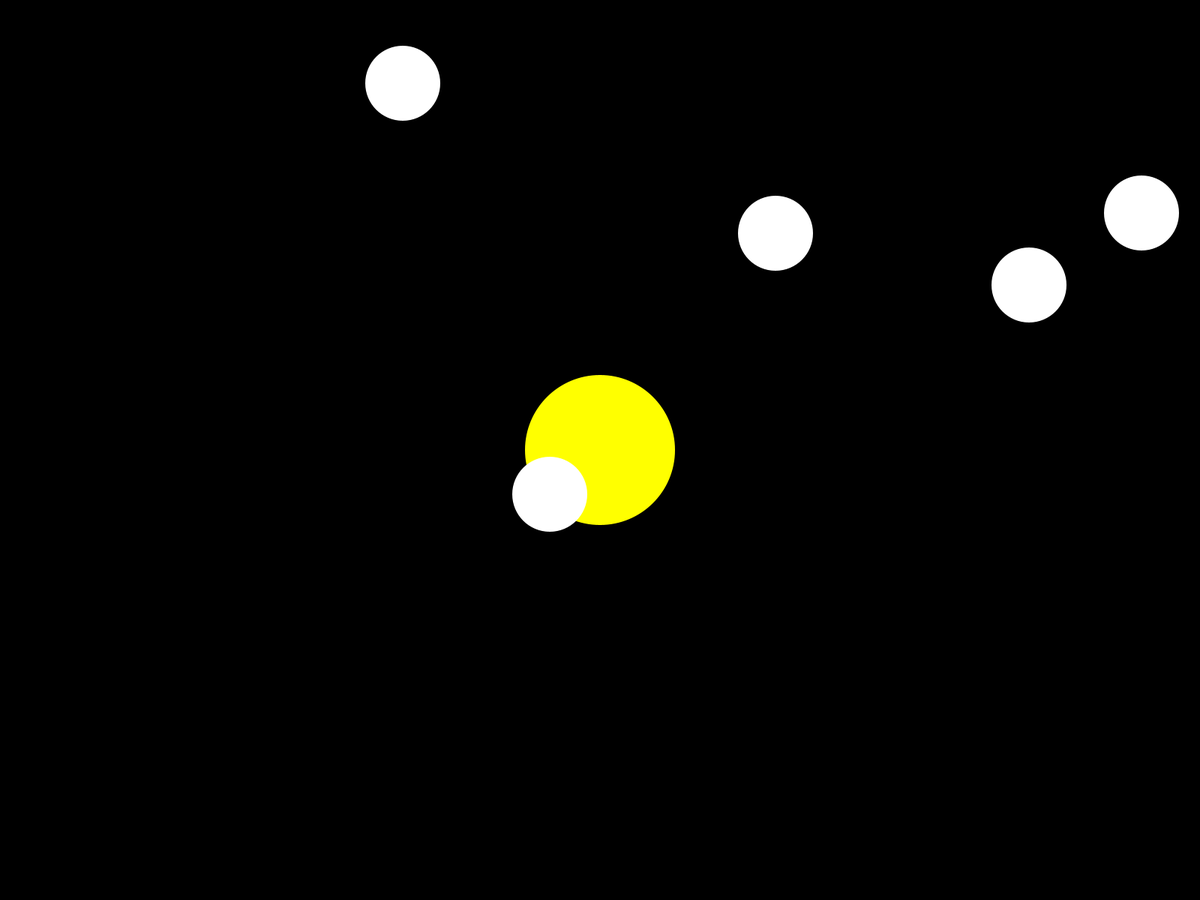
Frame 1 (no input)
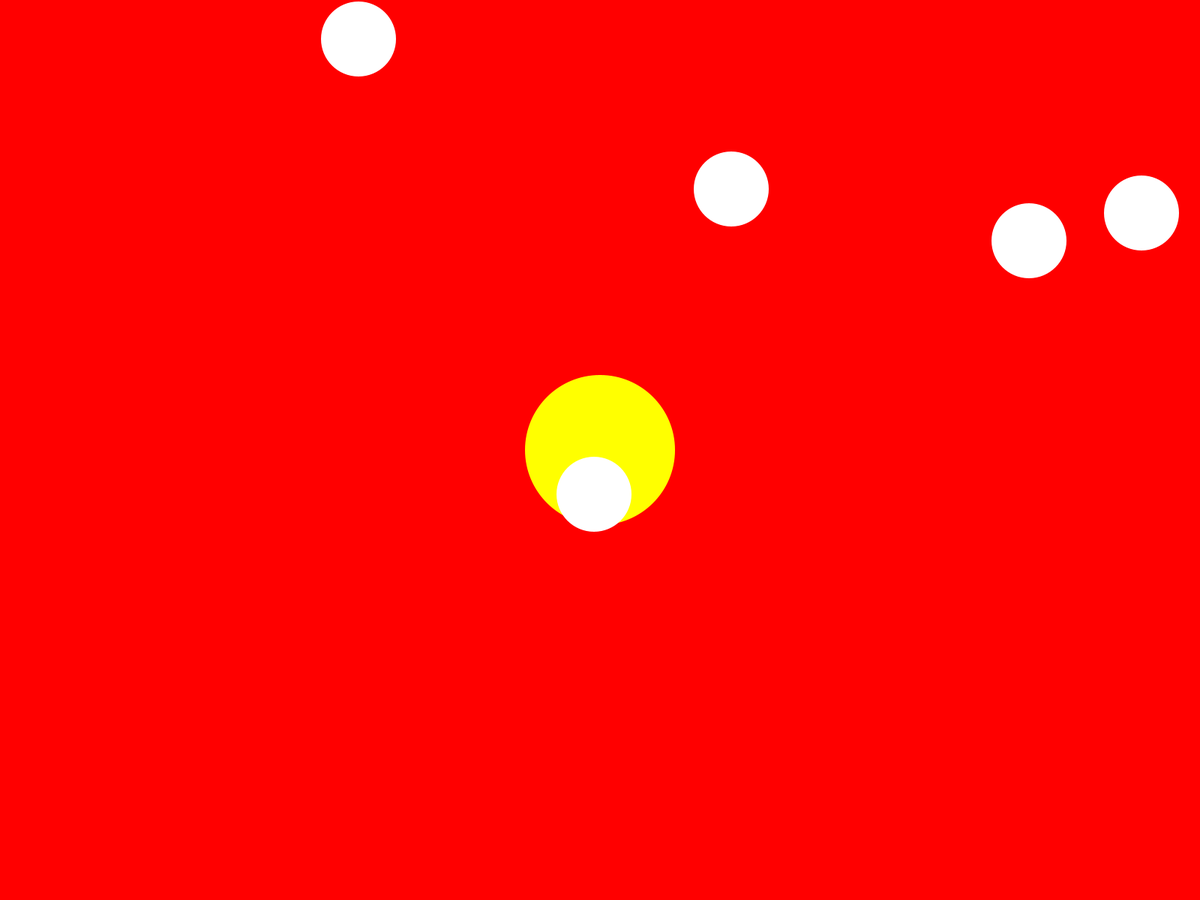
Frame 60 (the mouse pressed at the canvas centre just before this capture)
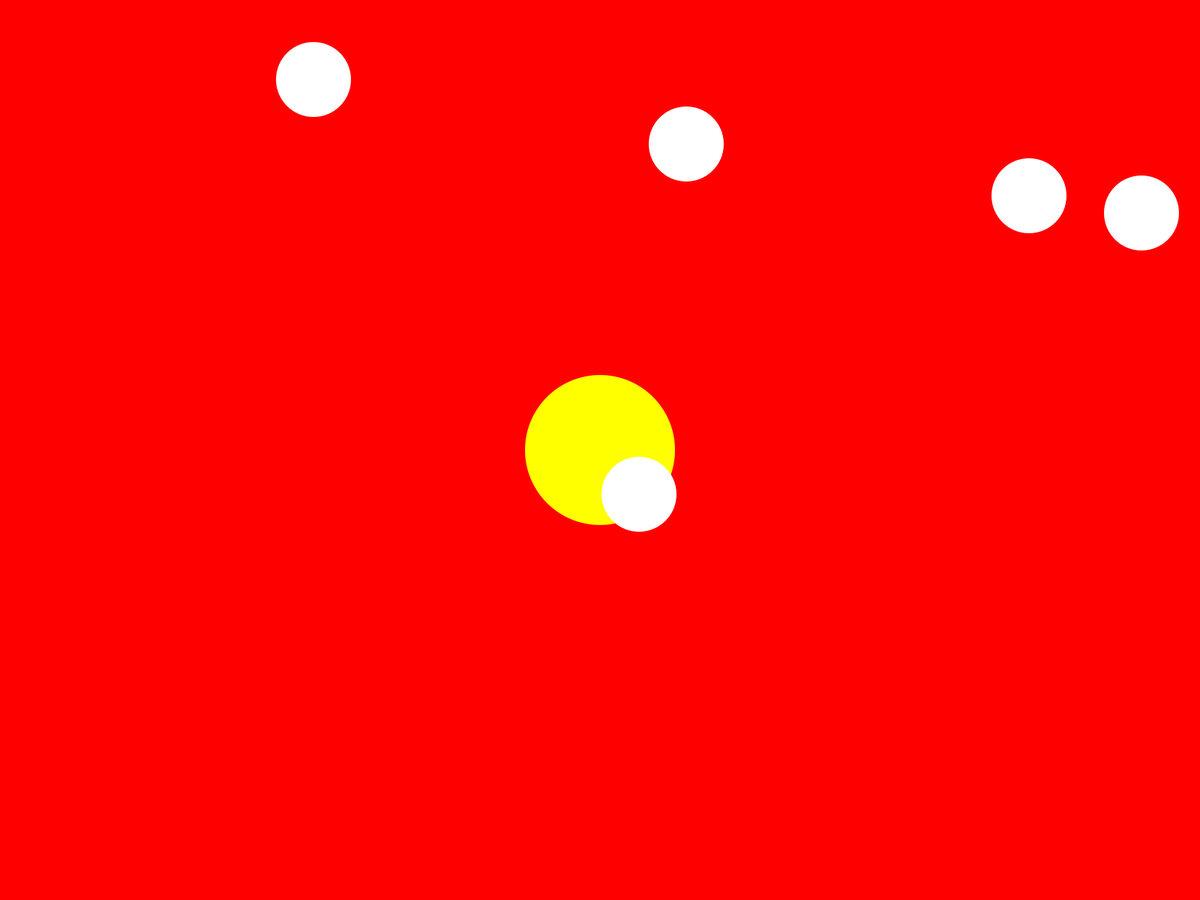
Frame 120 (the mouse held since frame 60 and released just before this capture)

The Processing sketch that drew these frames (run headless with seeded random() and noise(); from frame 60 on, the mouse is pressed at the canvas centre):

// Processing sketch: Destroy
// ── Destroy.pde

InteractableCircleObject player;
ArrayList<InteractableCircleObject> circles;
ArrayList<InteractableCircleObject> projectiles;

color backgroundColor = color(0, 0, 0);


void setup() {
  fullScreen();
  //CREATE THE PLAYER
  //POSITION THEM IN THE CENTER OF THE SCREEN
  //GIVE THEM A RADIUS OF 100 PIXELS
  player = new InteractableCircleObject(width/2, height/2, 100);

  //CHANGE THE DEFAULT COLOR OF THE PLAYER TO YELLOW
  player.SetColor(color(255, 255, 0));

  //SET THE PLAYER SPEED TO 1
  player.SetSpeed(1);

  //CREATE A CONTAINER FOR THE PLAYER'S PROJECTILES
  projectiles = new ArrayList<InteractableCircleObject>();

  //CREATE A CONTAINER FOR CIRCLES TO INTERACT WITH
  circles = new ArrayList<InteractableCircleObject>();

  //CREATE 5 CIRCLES, POSITIONED RANDOMLY
  //GIVE THEM A RADIUS OF 100 PIXELS
  for (int i = 0; i < 5; i++) {
    InteractableCircleObject circle = new InteractableCircleObject(int(random(width)), int(random(height)), 50);
    circles.add(circle);
  }

  //SET ATTRIBUTES FOR EACH CIRCLE
  for (int i = 0; i < circles.size(); i++) {
    //SET ALL CIRCLES TO SPEED OF 1
    circles.get(i).SetSpeed(1);
    //SET DIRECTION FOR CIRCLES TO BE RANDOM
    circles.get(i).SetDirection(int(random(-2, 2)), int(random(-2, 2)));
  }
}

void draw() {
  //SET THE BACKGROUND COLOR TO BLACK, EVERY FRAME
  background(backgroundColor);

  //DISPLAY THE PLAYER
  player.Show();

  //MOVE THE PLAYER IN THEIR CURRENT DIRECTION
  player.Move();

  //SHOW ANY PROJECTILES
  ShowProjectiles();

  //MOVE ANY PROJECTILES CREATED BY PLAYER
  MoveProjectiles();

  //DISPLAY THE CIRCLES
  ShowCircles();

  //MOVE ALL OF THE CIRCLES
  MoveCircles();

  //KEEP CIRCLES ON SCREEN
  KeepCirclesOnScreen();

  //DID PLAYER GET HIT BY A CIRCLE?
  CheckPlayerCollisionWithCircles();

  //DID PLAYER PROJECTILES HIT A CIRCLE?
  CheckProjectileCollisionWithCircles();
}


void ShowProjectiles() {
  for (int i = 0; i < projectiles.size(); i++) {
    projectiles.get(i).Show();
  }
}

void MoveProjectiles() {
  for (int i = 0; i < projectiles.size(); i++) {
    projectiles.get(i).Move();
  }
}

void MovePlayer() {
  if (keyCode == UP) {
    player.SetDirection(0, -1);
  }

  if (keyCode == DOWN) {
    player.SetDirection(0, 1);
  }

  if (keyCode == LEFT) {
    player.SetDirection(-1, 0);
  }

  if (keyCode == RIGHT) {
    player.SetDirection(1, 0);
  }
}

void ShowCircles() {
  for (int i = 0; i < circles.size(); i++) {
    circles.get(i).Show();
  }
}

void MoveCircles() {
  for (int i = 0; i < circles.size(); i++) {
    circles.get(i).Move();
  }
}

void KeepCirclesOnScreen() {
  for (int i = 0; i < circles.size(); i++) {
    if (circles.get(i).x + circles.get(i).radius > width) {
      circles.get(i).directionX = -1;
    }

    if (circles.get(i).x - circles.get(i).radius < 0) {
      circles.get(i).directionX = 1;
    }

    if (circles.get(i).y + circles.get(i).radius > height) {
      circles.get(i).directionY = -1;
    }

    if (circles.get(i).y - circles.get(i).radius < 0) {
      circles.get(i).directionY = 1;
    }
  }
}


void CheckPlayerCollisionWithCircles() {
  for (int i = 0; i < circles.size(); i++) {
    //DID PLAYER HIT A CIRCLE?

    if (player.hitOtherCircle(circles.get(i)) ) {
      //YES? TURN THE SCREEN RED.
      backgroundColor = color(255, 0, 0);
    }
  }
}

void CheckProjectileCollisionWithCircles() {
  for (int i = 0; i < projectiles.size(); i++) {
    //DID PROJECTILE HIT A CIRCLE?
    for (int j = circles.size() -1; j >= 0; j--) {
      if (projectiles.get(i).hitOtherCircle(circles.get(j)) ) {
        //YES? REMOVE THE CIRCLE
        circles.remove(j);
      }
    }
  }
}






void keyPressed() {
  MovePlayer();

  if (key == 's' || key == 'S') {
    //SHOOT A 10 PIXEL PROJECTILE
    InteractableCircleObject projectile = new InteractableCircleObject(player.x, player.y, 10);
    projectile.SetSpeed(10);
    //IF THE PLAYER IS MOVING, SHOOT IN THAT DIRECTION.
    //IF THE PLAYER IS STATIONARY, SHOOT LEFT
    if (player.directionX == 0 && player.directionY == 0) {
      projectile.SetDirection(1, 0);
    } else {
      projectile.SetDirection(player.directionX, player.directionY);
    }
    projectiles.add(projectile);
  }

  //RESET BACKGROUND TO BLACK WHEN SPACE IS PRESSED
  if (key == ' ') {
    backgroundColor = color(0, 0, 0);
  }
}

// ── InteractableCircleObject.pde
class InteractableCircleObject {
  int x;
  int y;
  int directionX;
  int directionY;
  int radius;
  float speed;
  color c;
  
  InteractableCircleObject(int _x, int _y, int _r) {
    x = _x;
    y = _y;
    radius = _r;
    speed = 0;
    c = color(255,255,255);
  }
 
  void Show() {
    noStroke();
    fill(c);
    ellipse(x, y, radius*2, radius*2);
  }
  
  
  void SetSpeed(float _s) {
    speed = _s;
  }
  
  void SetDirection(int _x, int _y) {
   directionX = _x;
   directionY = _y;
  }
  
  void SetColor(color _c) {
   c = _c; 
  }
  
  void Move() {
   x = x + int((directionX * speed));
   y = y + int((directionY * speed));
  }
  
  boolean hitOtherCircle(InteractableCircleObject otherCircle) {
    if(dist(x, y, otherCircle.x, otherCircle.y) <= radius + otherCircle.radius) {
      return true;
    }
    return false;
  }

}
